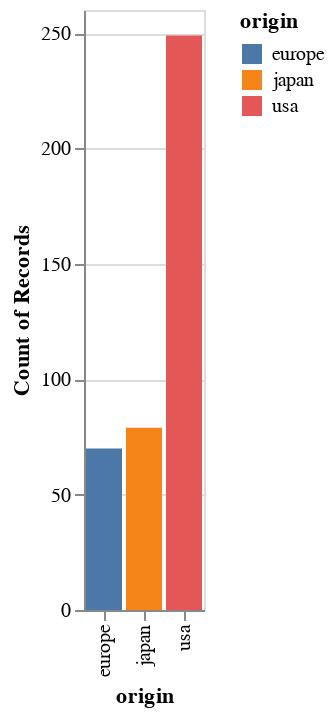

Source (notebook cell):
### Code cell
c2

### Figure 1 — Vega-Lite specification as saved in the notebook (floating-point values rounded to 4 significant figures; data arrays with more than 128 entries replaced by an {"elided": "..."} marker saying what was removed)
{"config": {"view": {"continuousWidth": 400, "continuousHeight": 300}}, "data": {"name": "data-f1198cc0481ad698d7dc4699e0a3efa7"}, "mark": "bar", "encoding": {"color": {"field": "origin", "type": "nominal"}, "x": {"field": "origin", "type": "nominal"}, "y": {"aggregate": "count", "type": "quantitative"}}, "$schema": "https://vega.github.io/schema/vega-lite/v4.17.0.json", "datasets": {"data-f1198cc0481ad698d7dc4699e0a3efa7": {"elided": "398 records"}}}
